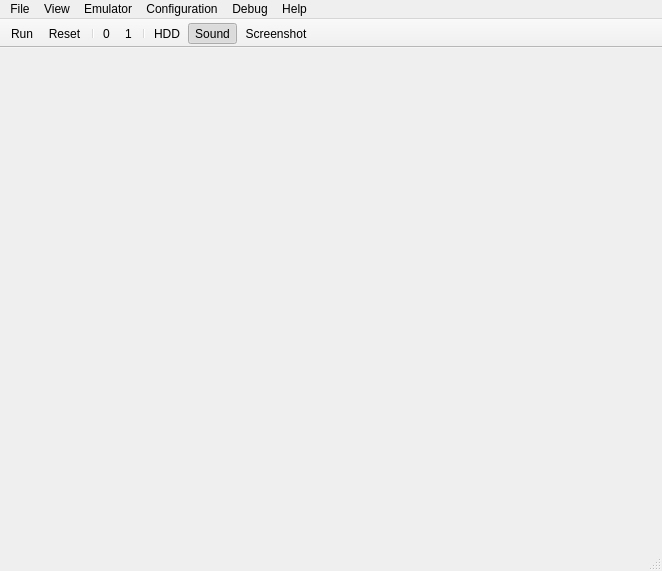
<?xml version="1.0" encoding="UTF-8"?>
<ui version="4.0">
 <class>MainWindow</class>
 <widget class="QMainWindow" name="MainWindow">
  <property name="geometry">
   <rect>
    <x>0</x>
    <y>0</y>
    <width>662</width>
    <height>571</height>
   </rect>
  </property>
  <property name="windowTitle">
   <string>MainWindow</string>
  </property>
  <widget class="QWidget" name="centralWidget"/>
  <widget class="QMenuBar" name="menuBar">
   <property name="geometry">
    <rect>
     <x>0</x>
     <y>0</y>
     <width>662</width>
     <height>26</height>
    </rect>
   </property>
   <widget class="QMenu" name="menuFile">
    <property name="title">
     <string>File</string>
    </property>
    <addaction name="actionSaveStateImage"/>
    <addaction name="actionLoadStateImage"/>
    <addaction name="separator"/>
    <addaction name="actionFileScreenshot"/>
    <addaction name="actionFileScreenshotAs"/>
    <addaction name="actionFileScreenshotToClipboard"/>
    <addaction name="separator"/>
    <addaction name="actionScriptRun"/>
    <addaction name="separator"/>
    <addaction name="actionFileExit"/>
   </widget>
   <widget class="QMenu" name="menuEmulator">
    <property name="title">
     <string>Emulator</string>
    </property>
    <addaction name="actionEmulatorRun"/>
    <addaction name="actionEmulatorReset"/>
    <addaction name="actionactionEmulatorAutostart"/>
    <addaction name="separator"/>
    <addaction name="actionSoundEnabled"/>
    <addaction name="separator"/>
    <addaction name="actionConfRam512"/>
    <addaction name="actionConfRam1024"/>
    <addaction name="actionConfRam2048"/>
    <addaction name="actionConfRam4096"/>
   </widget>
   <widget class="QMenu" name="menuDrives">
    <property name="title">
     <string>Configuration</string>
    </property>
    <addaction name="actionDrivesFloppy0"/>
    <addaction name="actionDrivesFloppy1"/>
    <addaction name="separator"/>
    <addaction name="actionDrivesHard"/>
   </widget>
   <widget class="QMenu" name="menuHelp">
    <property name="title">
     <string>Help</string>
    </property>
    <addaction name="actionHelpAbout"/>
   </widget>
   <widget class="QMenu" name="menuDebug">
    <property name="title">
     <string>Debug</string>
    </property>
    <addaction name="actionDebugConsoleView"/>
    <addaction name="separator"/>
    <addaction name="actionDebugDebugView"/>
    <addaction name="actionDebugDisasmView"/>
    <addaction name="actionDebugMemoryView"/>
    <addaction name="separator"/>
    <addaction name="actionDebugStepInto"/>
    <addaction name="actionDebugStepOver"/>
    <addaction name="separator"/>
    <addaction name="actionDebugClearConsole"/>
    <addaction name="actionDebugRemoveAllBreakpoints"/>
   </widget>
   <widget class="QMenu" name="menuView">
    <property name="title">
     <string>View</string>
    </property>
    <addaction name="actionViewKeyboard"/>
    <addaction name="separator"/>
    <addaction name="actionViewMode0"/>
    <addaction name="actionViewMode1"/>
    <addaction name="actionViewMode2"/>
    <addaction name="actionViewMode3"/>
    <addaction name="actionViewMode4"/>
   </widget>
   <addaction name="menuFile"/>
   <addaction name="menuView"/>
   <addaction name="menuEmulator"/>
   <addaction name="menuDrives"/>
   <addaction name="menuDebug"/>
   <addaction name="menuHelp"/>
  </widget>
  <widget class="QToolBar" name="mainToolBar">
   <property name="movable">
    <bool>false</bool>
   </property>
   <property name="allowedAreas">
    <set>Qt::TopToolBarArea</set>
   </property>
   <property name="iconSize">
    <size>
     <width>24</width>
     <height>24</height>
    </size>
   </property>
   <property name="toolButtonStyle">
    <enum>Qt::ToolButtonTextBesideIcon</enum>
   </property>
   <property name="floatable">
    <bool>false</bool>
   </property>
   <attribute name="toolBarArea">
    <enum>TopToolBarArea</enum>
   </attribute>
   <attribute name="toolBarBreak">
    <bool>false</bool>
   </attribute>
   <addaction name="actionEmulatorRun"/>
   <addaction name="actionEmulatorReset"/>
   <addaction name="separator"/>
   <addaction name="actionDrivesFloppy0"/>
   <addaction name="actionDrivesFloppy1"/>
   <addaction name="separator"/>
   <addaction name="actionDrivesHard"/>
   <addaction name="actionSoundEnabled"/>
   <addaction name="actionFileScreenshot"/>
  </widget>
  <widget class="QStatusBar" name="statusBar"/>
  <action name="actionFileExit">
   <property name="text">
    <string>Exit</string>
   </property>
  </action>
  <action name="actionEmulatorRun">
   <property name="checkable">
    <bool>true</bool>
   </property>
   <property name="icon">
    <iconset resource="QtNeonBtl.qrc">
     <normaloff>:/images/iconRun.svg</normaloff>:/images/iconRun.svg</iconset>
   </property>
   <property name="text">
    <string>Run</string>
   </property>
   <property name="shortcut">
    <string>F9</string>
   </property>
  </action>
  <action name="actionEmulatorReset">
   <property name="icon">
    <iconset resource="QtNeonBtl.qrc">
     <normaloff>:/images/iconReset.svg</normaloff>:/images/iconReset.svg</iconset>
   </property>
   <property name="text">
    <string>Reset</string>
   </property>
  </action>
  <action name="actionHelpAboutQt">
   <property name="text">
    <string>About Qt</string>
   </property>
  </action>
  <action name="actionDrivesFloppy0">
   <property name="checkable">
    <bool>false</bool>
   </property>
   <property name="icon">
    <iconset resource="QtNeonBtl.qrc">
     <normaloff>:/images/iconFloppySlot.svg</normaloff>
     <normalon>:/images/iconFloppy.svg</normalon>:/images/iconFloppySlot.svg</iconset>
   </property>
   <property name="text">
    <string>Floppy MZ0:</string>
   </property>
   <property name="iconText">
    <string>0</string>
   </property>
  </action>
  <action name="actionDrivesFloppy1">
   <property name="checkable">
    <bool>false</bool>
   </property>
   <property name="icon">
    <iconset resource="QtNeonBtl.qrc">
     <normaloff>:/images/iconFloppySlot.svg</normaloff>
     <normalon>:/images/iconFloppy.svg</normalon>:/images/iconFloppySlot.svg</iconset>
   </property>
   <property name="text">
    <string>Floppy MZ1:</string>
   </property>
   <property name="iconText">
    <string>1</string>
   </property>
  </action>
  <action name="actionDrivesHard">
   <property name="checkable">
    <bool>false</bool>
   </property>
   <property name="icon">
    <iconset resource="QtNeonBtl.qrc">
     <normaloff>:/images/iconHddSlot.svg</normaloff>:/images/iconHddSlot.svg</iconset>
   </property>
   <property name="text">
    <string>Hard Drive</string>
   </property>
   <property name="iconText">
    <string>HDD</string>
   </property>
   <property name="visible">
    <bool>false</bool>
   </property>
  </action>
  <action name="actionFileScreenshot">
   <property name="icon">
    <iconset resource="QtNeonBtl.qrc">
     <normaloff>:/images/iconScreenshot.svg</normaloff>:/images/iconScreenshot.svg</iconset>
   </property>
   <property name="text">
    <string>Screenshot</string>
   </property>
   <property name="iconText">
    <string>Screenshot</string>
   </property>
  </action>
  <action name="actionDebugStepInto">
   <property name="icon">
    <iconset resource="QtNeonBtl.qrc">
     <normaloff>:/images/iconStepInto.svg</normaloff>:/images/iconStepInto.svg</iconset>
   </property>
   <property name="text">
    <string>Step Into</string>
   </property>
  </action>
  <action name="actionDebugStepOver">
   <property name="icon">
    <iconset resource="QtNeonBtl.qrc">
     <normaloff>:/images/iconStepOver.svg</normaloff>:/images/iconStepOver.svg</iconset>
   </property>
   <property name="text">
    <string>Step Over</string>
   </property>
  </action>
  <action name="actionDebugDebugView">
   <property name="checkable">
    <bool>true</bool>
   </property>
   <property name="text">
    <string>Processor View</string>
   </property>
  </action>
  <action name="actionDebugDisasmView">
   <property name="checkable">
    <bool>true</bool>
   </property>
   <property name="text">
    <string>Disasm View</string>
   </property>
  </action>
  <action name="actionDebugMemoryView">
   <property name="checkable">
    <bool>true</bool>
   </property>
   <property name="text">
    <string>Memory View</string>
   </property>
  </action>
  <action name="actionDebugConsoleView">
   <property name="checkable">
    <bool>true</bool>
   </property>
   <property name="icon">
    <iconset resource="QtNeonBtl.qrc">
     <normaloff>:/images/iconDebugger.svg</normaloff>:/images/iconDebugger.svg</iconset>
   </property>
   <property name="text">
    <string>Debug Views</string>
   </property>
  </action>
  <action name="actionHelpAbout">
   <property name="text">
    <string>About</string>
   </property>
  </action>
  <action name="actionViewMode0">
   <property name="checkable">
    <bool>true</bool>
   </property>
   <property name="text">
    <string>416 x 300 Debug</string>
   </property>
  </action>
  <action name="actionViewMode1">
   <property name="checkable">
    <bool>true</bool>
   </property>
   <property name="text">
    <string>624 x 450</string>
   </property>
  </action>
  <action name="actionViewMode3">
   <property name="checkable">
    <bool>true</bool>
   </property>
   <property name="text">
    <string>1040 x 750</string>
   </property>
  </action>
  <action name="actionSoundEnabled">
   <property name="checkable">
    <bool>true</bool>
   </property>
   <property name="checked">
    <bool>true</bool>
   </property>
   <property name="icon">
    <iconset resource="QtNeonBtl.qrc">
     <normaloff>:/images/iconSound.svg</normaloff>:/images/iconSound.svg</iconset>
   </property>
   <property name="text">
    <string>Sound Enabled</string>
   </property>
   <property name="iconText">
    <string>Sound</string>
   </property>
  </action>
  <action name="actionScriptRun">
   <property name="text">
    <string>Run Script...</string>
   </property>
  </action>
  <action name="actionViewMode4">
   <property name="checkable">
    <bool>true</bool>
   </property>
   <property name="text">
    <string>1248 x 900</string>
   </property>
  </action>
  <action name="actionViewSizeUpscaled5">
   <property name="checkable">
    <bool>true</bool>
   </property>
   <property name="text">
    <string>1280 x 864 Interlaced</string>
   </property>
  </action>
  <action name="actionSaveStateImage">
   <property name="text">
    <string>Save State...</string>
   </property>
  </action>
  <action name="actionLoadStateImage">
   <property name="text">
    <string>Load State...</string>
   </property>
  </action>
  <action name="actionViewKeyboard">
   <property name="checkable">
    <bool>true</bool>
   </property>
   <property name="checked">
    <bool>true</bool>
   </property>
   <property name="text">
    <string>Keyboard</string>
   </property>
  </action>
  <action name="actionFileScreenshotAs">
   <property name="text">
    <string>Save Screenshot as...</string>
   </property>
  </action>
  <action name="actionViewGrbScreen">
   <property name="checkable">
    <bool>true</bool>
   </property>
   <property name="text">
    <string>GRB Screen</string>
   </property>
  </action>
  <action name="actionViewMode2">
   <property name="checkable">
    <bool>true</bool>
   </property>
   <property name="text">
    <string>832 x 600</string>
   </property>
  </action>
  <action name="actionViewSizeUpscaled175">
   <property name="checkable">
    <bool>true</bool>
   </property>
   <property name="text">
    <string>1120 x 864 Interlaced</string>
   </property>
  </action>
  <action name="actionViewSizeUpscaled4">
   <property name="checkable">
    <bool>true</bool>
   </property>
   <property name="text">
    <string>960 x 720 4:3</string>
   </property>
  </action>
  <action name="actionFileScreenshotToClipboard">
   <property name="text">
    <string>Screenshot to Clipboard</string>
   </property>
  </action>
  <action name="actionactionEmulatorAutostart">
   <property name="checkable">
    <bool>true</bool>
   </property>
   <property name="text">
    <string>Autostart</string>
   </property>
  </action>
  <action name="actionDebugClearConsole">
   <property name="text">
    <string>Clear Console Log</string>
   </property>
  </action>
  <action name="actionDebugRemoveAllBreakpoints">
   <property name="text">
    <string>Remove All Breakpoints</string>
   </property>
  </action>
  <action name="actionConfRam512">
   <property name="checkable">
    <bool>true</bool>
   </property>
   <property name="text">
    <string>RAM 512 KB</string>
   </property>
  </action>
  <action name="actionConfRam1024">
   <property name="checkable">
    <bool>true</bool>
   </property>
   <property name="text">
    <string>RAM 1024 KB</string>
   </property>
  </action>
  <action name="actionConfRam2048">
   <property name="checkable">
    <bool>true</bool>
   </property>
   <property name="text">
    <string>RAM 2048 KB</string>
   </property>
  </action>
  <action name="actionConfRam4096">
   <property name="checkable">
    <bool>true</bool>
   </property>
   <property name="text">
    <string>RAM 4096 KB</string>
   </property>
  </action>
 </widget>
 <layoutdefault spacing="6" margin="11"/>
 <resources>
  <include location="QtNeonBtl.qrc"/>
 </resources>
 <connections/>
</ui>
